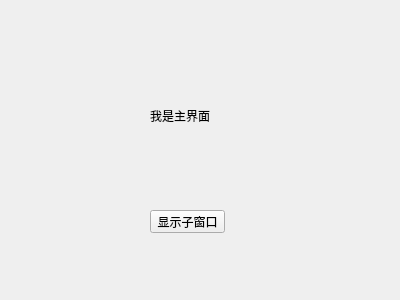
<?xml version="1.0" encoding="UTF-8"?>
<ui version="4.0">
 <class>Widget</class>
 <widget class="QWidget" name="Widget">
  <property name="geometry">
   <rect>
    <x>0</x>
    <y>0</y>
    <width>400</width>
    <height>300</height>
   </rect>
  </property>
  <property name="windowTitle">
   <string>我是主窗口</string>
  </property>
  <widget class="QLabel" name="label">
   <property name="geometry">
    <rect>
     <x>150</x>
     <y>100</y>
     <width>61</width>
     <height>31</height>
    </rect>
   </property>
   <property name="text">
    <string>我是主界面</string>
   </property>
  </widget>
  <widget class="QPushButton" name="showChildButton">
   <property name="geometry">
    <rect>
     <x>150</x>
     <y>210</y>
     <width>75</width>
     <height>23</height>
    </rect>
   </property>
   <property name="text">
    <string>显示子窗口</string>
   </property>
  </widget>
 </widget>
 <layoutdefault spacing="6" margin="11"/>
 <resources/>
 <connections/>
</ui>
